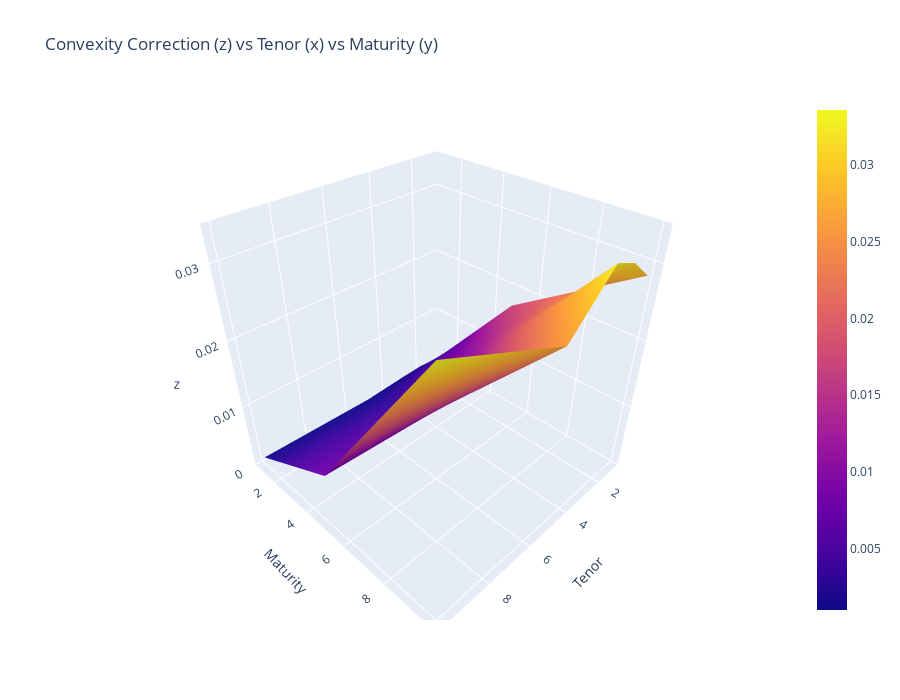

The notebook cell this image was saved under:
### Code cell
fig = go.Figure()
fig.add_trace(go.Surface(z=convexity_correction.values, x=convexity_correction.columns.values, y=convexity_correction.index.values))
fig.update_layout(title="Convexity Correction (z) vs Tenor (x) vs Maturity (y)", scene=dict(xaxis_title="Tenor", yaxis_title="Maturity"), height=700)
fig.show()

### Figure 1 — Plotly figure (JSON) as saved in the notebook; plotly's stock layout.template omitted (floating-point values rounded to 4 significant figures)
{"data": [{"type": "surface", "x": [1, 2, 3, 5, 10], "y": [1, 5, 10], "z": [[0.001299, 0.001613, 0.001457, 0.001011, 0.001299], [0.0173, 0.01425, 0.01209, 0.0074, 0.008288], [0.02854, 0.03135, 0.03259, 0.02618, 0.03357]]}], "layout": {"height": 700, "scene": {"xaxis": {"title": {"text": "Tenor"}}, "yaxis": {"title": {"text": "Maturity"}}}, "title": {"text": "Convexity Correction (z) vs Tenor (x) vs Maturity (y)"}}}
